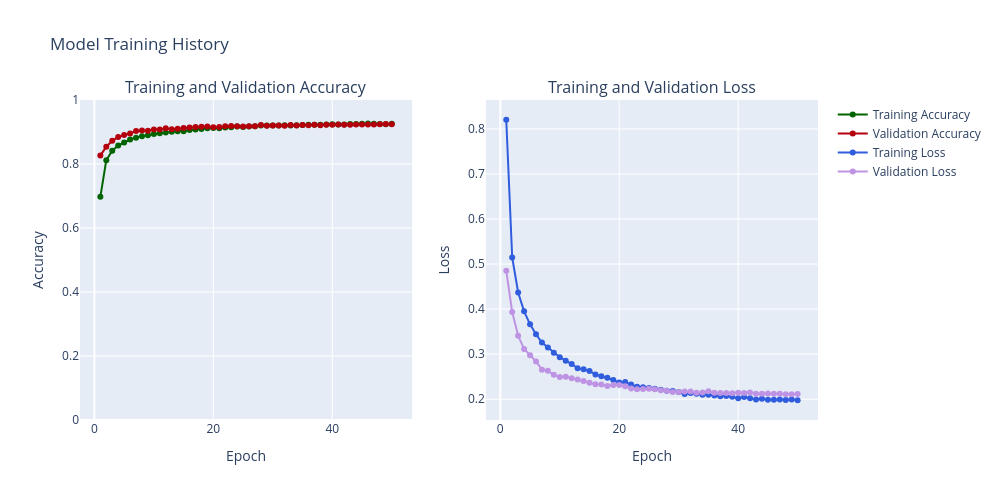

Notebook code cell kept with this figure:
### Code cell
# 4D) Evaluate train and validation accuracy and loss 
def create_trace(x, y, ylabel, color):
    trace = go.Scatter(x=x,y=y,
                       name=ylabel,
                       marker=dict(color=color),
                       mode="lines+markers", 
                       text=[f"Epoch {epoch}<br>{ylabel}: {value:.4f}" for epoch, value in zip(x, y)], # Custom hover text
                       hoverinfo='text' # Show only custom text on hover
                      )
    return trace

def plot_accuracy_and_loss_plotly(history_object):
    hist = history_object.history
    acc = hist['accuracy']
    val_acc = hist['val_accuracy']
    loss = hist['loss']
    val_loss = hist['val_loss']
    
    epochs = list(range(1, len(acc) + 1))
    
    trace_ta = create_trace(epochs, acc, "Training Accuracy", "#006400") # Green
    trace_va = create_trace(epochs, val_acc, "Validation Accuracy", "#B3000C") # Red
    trace_tl = create_trace(epochs, loss, "Training Loss", "#305CDE") # Blue
    trace_vl = create_trace(epochs, val_loss, "Validation Loss", "#BE93E4") # Purple
   
    fig = make_subplots(rows=1, cols=2, subplot_titles=('Training and Validation Accuracy', 'Training and Validation Loss'))
    
    # Add traces to the first subplot (Accuracy)
    fig.add_trace(trace_ta, row=1, col=1)
    fig.add_trace(trace_va, row=1, col=1)
    
    # Add traces to the second subplot (Loss)
    fig.add_trace(trace_tl, row=1, col=2)
    fig.add_trace(trace_vl, row=1, col=2)
    
    # Update layout for x-axes
    fig.update_xaxes(title_text='Epoch', row=1, col=1)
    fig.update_xaxes(title_text='Epoch', row=1, col=2)
    
    # Update layout for y-axes
    fig.update_yaxes(title_text='Accuracy', range=[0, 1], row=1, col=1)
    fig.update_yaxes(title_text='Loss', row=1, col=2) 
    
    fig.update_layout(height=500, width=1000, title_text="Model Training History", showlegend=True)
    fig.show()

plot_accuracy_and_loss_plotly(history_CNN_Tuned)

### Figure 1 — Plotly figure (JSON) as saved in the notebook; plotly's stock layout.template omitted (floating-point values rounded to 4 significant figures)
{"data": [{"hoverinfo": "text", "marker": {"color": "#006400"}, "mode": "lines+markers", "name": "Training Accuracy", "text": ["Epoch 1<br>Training Accuracy: 0.6974", "Epoch 2<br>Training Accuracy: 0.8120", "Epoch 3<br>Training Accuracy: 0.8414", "Epoch 4<br>Training Accuracy: 0.8575", "Epoch 5<br>Training Accuracy: 0.8672", "Epoch 6<br>Training Accuracy: 0.8764", "Epoch 7<br>Training Accuracy: 0.8821", "Epoch 8<br>Training Accuracy: 0.8871", "Epoch 9<br>Training Accuracy: 0.8895", "Epoch 10<br>Training Accuracy: 0.8934", "Epoch 11<br>Training Accuracy: 0.8963", "Epoch 12<br>Training Accuracy: 0.8985", "Epoch 13<br>Training Accuracy: 0.9006", "Epoch 14<br>Training Accuracy: 0.9023", "Epoch 15<br>Training Accuracy: 0.9024", "Epoch 16<br>Training Accuracy: 0.9064", "Epoch 17<br>Training Accuracy: 0.9079", "Epoch 18<br>Training Accuracy: 0.9097", "Epoch 19<br>Training Accuracy: 0.9116", "Epoch 20<br>Training Accuracy: 0.9122", "Epoch 21<br>Training Accuracy: 0.9116", "Epoch 22<br>Training Accuracy: 0.9140", "Epoch 23<br>Training Accuracy: 0.9150", "Epoch 24<br>Training Accuracy: 0.9169", "Epoch 25<br>Training Accuracy: 0.9158", "Epoch 26<br>Training Accuracy: 0.9173", "Epoch 27<br>Training Accuracy: 0.9181", "Epoch 28<br>Training Accuracy: 0.9204", "Epoch 29<br>Training Accuracy: 0.9204", "Epoch 30<br>Training Accuracy: 0.9202", "Epoch 31<br>Training Accuracy: 0.9203", "Epoch 32<br>Training Accuracy: 0.9214", "Epoch 33<br>Training Accuracy: 0.9205", "Epoch 34<br>Training Accuracy: 0.9213", "Epoch 35<br>Training Accuracy: 0.9215", "Epoch 36<br>Training Accuracy: 0.9230", "Epoch 37<br>Training Accuracy: 0.9229", "Epoch 38<br>Training Accuracy: 0.9225", "Epoch 39<br>Training Accuracy: 0.9234", "Epoch 40<br>Training Accuracy: 0.9246", "Epoch 41<br>Training Accuracy: 0.9232", "Epoch 42<br>Training Accuracy: 0.9234", "Epoch 43<br>Training Accuracy: 0.9254", "Epoch 44<br>Training Accuracy: 0.9250", "Epoch 45<br>Training Accuracy: 0.9255", "Epoch 46<br>Training Accuracy: 0.9264", "Epoch 47<br>Training Accuracy: 0.9258", "Epoch 48<br>Training Accuracy: 0.9250", "Epoch 49<br>Training Accuracy: 0.9240", "Epoch 50<br>Training Accuracy: 0.9261"], "type": "scatter", "x": [1, 2, 3, 4, 5, 6, 7, 8, 9, 10, 11, 12, 13, 14, 15, 16, 17, 18, 19, 20, 21, 22, 23, 24, 25, 26, 27, 28, 29, 30, 31, 32, 33, 34, 35, 36, 37, 38, 39, 40, 41, 42, 43, 44, 45, 46, 47, 48, 49, 50], "xaxis": "x", "y": [0.6974, 0.812, 0.8414, 0.8575, 0.8672, 0.8764, 0.8821, 0.8871, 0.8895, 0.8934, 0.8963, 0.8985, 0.9006, 0.9023, 0.9024, 0.9064, 0.9079, 0.9097, 0.9116, 0.9122, 0.9116, 0.914, 0.915, 0.9169, 0.9158, 0.9173, 0.9181, 0.9204, 0.9204, 0.9202, 0.9203, 0.9214, 0.9205, 0.9213, 0.9215, 0.923, 0.9229, 0.9225, 0.9234, 0.9246, 0.9232, 0.9234, 0.9254, 0.925, 0.9255, 0.9264, 0.9258, 0.925, 0.924, 0.9261], "yaxis": "y"}, {"hoverinfo": "text", "marker": {"color": "#B3000C"}, "mode": "lines+markers", "name": "Validation Accuracy", "text": ["Epoch 1<br>Validation Accuracy: 0.8263", "Epoch 2<br>Validation Accuracy: 0.8539", "Epoch 3<br>Validation Accuracy: 0.8724", "Epoch 4<br>Validation Accuracy: 0.8846", "Epoch 5<br>Validation Accuracy: 0.8907", "Epoch 6<br>Validation Accuracy: 0.8954", "Epoch 7<br>Validation Accuracy: 0.9034", "Epoch 8<br>Validation Accuracy: 0.9050", "Epoch 9<br>Validation Accuracy: 0.9040", "Epoch 10<br>Validation Accuracy: 0.9078", "Epoch 11<br>Validation Accuracy: 0.9077", "Epoch 12<br>Validation Accuracy: 0.9117", "Epoch 13<br>Validation Accuracy: 0.9083", "Epoch 14<br>Validation Accuracy: 0.9103", "Epoch 15<br>Validation Accuracy: 0.9128", "Epoch 16<br>Validation Accuracy: 0.9141", "Epoch 17<br>Validation Accuracy: 0.9154", "Epoch 18<br>Validation Accuracy: 0.9162", "Epoch 19<br>Validation Accuracy: 0.9169", "Epoch 20<br>Validation Accuracy: 0.9147", "Epoch 21<br>Validation Accuracy: 0.9154", "Epoch 22<br>Validation Accuracy: 0.9183", "Epoch 23<br>Validation Accuracy: 0.9186", "Epoch 24<br>Validation Accuracy: 0.9178", "Epoch 25<br>Validation Accuracy: 0.9174", "Epoch 26<br>Validation Accuracy: 0.9183", "Epoch 27<br>Validation Accuracy: 0.9176", "Epoch 28<br>Validation Accuracy: 0.9216", "Epoch 29<br>Validation Accuracy: 0.9197", "Epoch 30<br>Validation Accuracy: 0.9205", "Epoch 31<br>Validation Accuracy: 0.9202", "Epoch 32<br>Validation Accuracy: 0.9198", "Epoch 33<br>Validation Accuracy: 0.9215", "Epoch 34<br>Validation Accuracy: 0.9204", "Epoch 35<br>Validation Accuracy: 0.9216", "Epoch 36<br>Validation Accuracy: 0.9211", "Epoch 37<br>Validation Accuracy: 0.9224", "Epoch 38<br>Validation Accuracy: 0.9210", "Epoch 39<br>Validation Accuracy: 0.9224", "Epoch 40<br>Validation Accuracy: 0.9227", "Epoch 41<br>Validation Accuracy: 0.9232", "Epoch 42<br>Validation Accuracy: 0.9226", "Epoch 43<br>Validation Accuracy: 0.9225", "Epoch 44<br>Validation Accuracy: 0.9237", "Epoch 45<br>Validation Accuracy: 0.9237", "Epoch 46<br>Validation Accuracy: 0.9235", "Epoch 47<br>Validation Accuracy: 0.9231", "Epoch 48<br>Validation Accuracy: 0.9243", "Epoch 49<br>Validation Accuracy: 0.9248", "Epoch 50<br>Validation Accuracy: 0.9243"], "type": "scatter", "x": [1, 2, 3, 4, 5, 6, 7, 8, 9, 10, 11, 12, 13, 14, 15, 16, 17, 18, 19, 20, 21, 22, 23, 24, 25, 26, 27, 28, 29, 30, 31, 32, 33, 34, 35, 36, 37, 38, 39, 40, 41, 42, 43, 44, 45, 46, 47, 48, 49, 50], "xaxis": "x", "y": [0.8263, 0.8539, 0.8724, 0.8846, 0.8907, 0.8954, 0.9034, 0.905, 0.904, 0.9078, 0.9077, 0.9117, 0.9083, 0.9103, 0.9128, 0.9141, 0.9154, 0.9162, 0.9169, 0.9147, 0.9154, 0.9183, 0.9186, 0.9178, 0.9174, 0.9183, 0.9176, 0.9216, 0.9197, 0.9205, 0.9202, 0.9198, 0.9215, 0.9204, 0.9216, 0.9211, 0.9224, 0.921, 0.9224, 0.9227, 0.9232, 0.9226, 0.9225, 0.9237, 0.9237, 0.9235, 0.9231, 0.9243, 0.9248, 0.9243], "yaxis": "y"}, {"hoverinfo": "text", "marker": {"color": "#305CDE"}, "mode": "lines+markers", "name": "Training Loss", "text": ["Epoch 1<br>Training Loss: 0.8204", "Epoch 2<br>Training Loss: 0.5145", "Epoch 3<br>Training Loss: 0.4368", "Epoch 4<br>Training Loss: 0.3951", "Epoch 5<br>Training Loss: 0.3662", "Epoch 6<br>Training Loss: 0.3442", "Epoch 7<br>Training Loss: 0.3256", "Epoch 8<br>Training Loss: 0.3146", "Epoch 9<br>Training Loss: 0.3033", "Epoch 10<br>Training Loss: 0.2932", "Epoch 11<br>Training Loss: 0.2853", "Epoch 12<br>Training Loss: 0.2780", "Epoch 13<br>Training Loss: 0.2688", "Epoch 14<br>Training Loss: 0.2663", "Epoch 15<br>Training Loss: 0.2626", "Epoch 16<br>Training Loss: 0.2548", "Epoch 17<br>Training Loss: 0.2512", "Epoch 18<br>Training Loss: 0.2476", "Epoch 19<br>Training Loss: 0.2426", "Epoch 20<br>Training Loss: 0.2368", "Epoch 21<br>Training Loss: 0.2383", "Epoch 22<br>Training Loss: 0.2324", "Epoch 23<br>Training Loss: 0.2276", "Epoch 24<br>Training Loss: 0.2266", "Epoch 25<br>Training Loss: 0.2249", "Epoch 26<br>Training Loss: 0.2232", "Epoch 27<br>Training Loss: 0.2210", "Epoch 28<br>Training Loss: 0.2188", "Epoch 29<br>Training Loss: 0.2184", "Epoch 30<br>Training Loss: 0.2161", "Epoch 31<br>Training Loss: 0.2116", "Epoch 32<br>Training Loss: 0.2138", "Epoch 33<br>Training Loss: 0.2123", "Epoch 34<br>Training Loss: 0.2099", "Epoch 35<br>Training Loss: 0.2096", "Epoch 36<br>Training Loss: 0.2084", "Epoch 37<br>Training Loss: 0.2066", "Epoch 38<br>Training Loss: 0.2073", "Epoch 39<br>Training Loss: 0.2055", "Epoch 40<br>Training Loss: 0.2023", "Epoch 41<br>Training Loss: 0.2046", "Epoch 42<br>Training Loss: 0.2021", "Epoch 43<br>Training Loss: 0.1994", "Epoch 44<br>Training Loss: 0.2007", "Epoch 45<br>Training Loss: 0.1988", "Epoch 46<br>Training Loss: 0.1989", "Epoch 47<br>Training Loss: 0.1991", "Epoch 48<br>Training Loss: 0.1981", "Epoch 49<br>Training Loss: 0.1993", "Epoch 50<br>Training Loss: 0.1976"], "type": "scatter", "x": [1, 2, 3, 4, 5, 6, 7, 8, 9, 10, 11, 12, 13, 14, 15, 16, 17, 18, 19, 20, 21, 22, 23, 24, 25, 26, 27, 28, 29, 30, 31, 32, 33, 34, 35, 36, 37, 38, 39, 40, 41, 42, 43, 44, 45, 46, 47, 48, 49, 50], "xaxis": "x2", "y": [0.8204, 0.5145, 0.4368, 0.3951, 0.3662, 0.3442, 0.3256, 0.3146, 0.3033, 0.2932, 0.2853, 0.278, 0.2688, 0.2663, 0.2626, 0.2548, 0.2512, 0.2476, 0.2426, 0.2368, 0.2383, 0.2324, 0.2276, 0.2266, 0.2249, 0.2232, 0.221, 0.2188, 0.2184, 0.2161, 0.2116, 0.2138, 0.2123, 0.2099, 0.2096, 0.2084, 0.2066, 0.2073, 0.2055, 0.2023, 0.2046, 0.2021, 0.1994, 0.2007, 0.1988, 0.1989, 0.1991, 0.1981, 0.1993, 0.1976], "yaxis": "y2"}, {"hoverinfo": "text", "marker": {"color": "#BE93E4"}, "mode": "lines+markers", "name": "Validation Loss", "text": ["Epoch 1<br>Validation Loss: 0.4854", "Epoch 2<br>Validation Loss: 0.3934", "Epoch 3<br>Validation Loss: 0.3408", "Epoch 4<br>Validation Loss: 0.3116", "Epoch 5<br>Validation Loss: 0.2978", "Epoch 6<br>Validation Loss: 0.2837", "Epoch 7<br>Validation Loss: 0.2655", "Epoch 8<br>Validation Loss: 0.2629", "Epoch 9<br>Validation Loss: 0.2541", "Epoch 10<br>Validation Loss: 0.2493", "Epoch 11<br>Validation Loss: 0.2499", "Epoch 12<br>Validation Loss: 0.2466", "Epoch 13<br>Validation Loss: 0.2437", "Epoch 14<br>Validation Loss: 0.2405", "Epoch 15<br>Validation Loss: 0.2365", "Epoch 16<br>Validation Loss: 0.2329", "Epoch 17<br>Validation Loss: 0.2327", "Epoch 18<br>Validation Loss: 0.2292", "Epoch 19<br>Validation Loss: 0.2313", "Epoch 20<br>Validation Loss: 0.2313", "Epoch 21<br>Validation Loss: 0.2288", "Epoch 22<br>Validation Loss: 0.2236", "Epoch 23<br>Validation Loss: 0.2218", "Epoch 24<br>Validation Loss: 0.2225", "Epoch 25<br>Validation Loss: 0.2232", "Epoch 26<br>Validation Loss: 0.2219", "Epoch 27<br>Validation Loss: 0.2199", "Epoch 28<br>Validation Loss: 0.2186", "Epoch 29<br>Validation Loss: 0.2162", "Epoch 30<br>Validation Loss: 0.2162", "Epoch 31<br>Validation Loss: 0.2172", "Epoch 32<br>Validation Loss: 0.2169", "Epoch 33<br>Validation Loss: 0.2141", "Epoch 34<br>Validation Loss: 0.2148", "Epoch 35<br>Validation Loss: 0.2179", "Epoch 36<br>Validation Loss: 0.2144", "Epoch 37<br>Validation Loss: 0.2140", "Epoch 38<br>Validation Loss: 0.2140", "Epoch 39<br>Validation Loss: 0.2133", "Epoch 40<br>Validation Loss: 0.2142", "Epoch 41<br>Validation Loss: 0.2137", "Epoch 42<br>Validation Loss: 0.2147", "Epoch 43<br>Validation Loss: 0.2118", "Epoch 44<br>Validation Loss: 0.2122", "Epoch 45<br>Validation Loss: 0.2127", "Epoch 46<br>Validation Loss: 0.2122", "Epoch 47<br>Validation Loss: 0.2120", "Epoch 48<br>Validation Loss: 0.2112", "Epoch 49<br>Validation Loss: 0.2112", "Epoch 50<br>Validation Loss: 0.2115"], "type": "scatter", "x": [1, 2, 3, 4, 5, 6, 7, 8, 9, 10, 11, 12, 13, 14, 15, 16, 17, 18, 19, 20, 21, 22, 23, 24, 25, 26, 27, 28, 29, 30, 31, 32, 33, 34, 35, 36, 37, 38, 39, 40, 41, 42, 43, 44, 45, 46, 47, 48, 49, 50], "xaxis": "x2", "y": [0.4854, 0.3934, 0.3408, 0.3116, 0.2978, 0.2837, 0.2655, 0.2629, 0.2541, 0.2493, 0.2499, 0.2466, 0.2437, 0.2405, 0.2365, 0.2329, 0.2327, 0.2292, 0.2313, 0.2313, 0.2288, 0.2236, 0.2218, 0.2225, 0.2232, 0.2219, 0.2199, 0.2186, 0.2162, 0.2162, 0.2172, 0.2169, 0.2141, 0.2148, 0.2179, 0.2144, 0.214, 0.214, 0.2133, 0.2142, 0.2137, 0.2147, 0.2118, 0.2122, 0.2127, 0.2122, 0.212, 0.2112, 0.2112, 0.2115], "yaxis": "y2"}], "layout": {"annotations": [{"font": {"size": 16}, "showarrow": false, "text": "Training and Validation Accuracy", "x": 0.225, "xanchor": "center", "xref": "paper", "y": 1, "yanchor": "bottom", "yref": "paper"}, {"font": {"size": 16}, "showarrow": false, "text": "Training and Validation Loss", "x": 0.775, "xanchor": "center", "xref": "paper", "y": 1, "yanchor": "bottom", "yref": "paper"}], "height": 500, "showlegend": true, "title": {"text": "Model Training History"}, "width": 1000, "xaxis": {"anchor": "y", "domain": [0, 0.45], "title": {"text": "Epoch"}}, "xaxis2": {"anchor": "y2", "domain": [0.55, 1], "title": {"text": "Epoch"}}, "yaxis": {"anchor": "x", "domain": [0, 1], "range": [0, 1], "title": {"text": "Accuracy"}}, "yaxis2": {"anchor": "x2", "domain": [0, 1], "title": {"text": "Loss"}}}}
